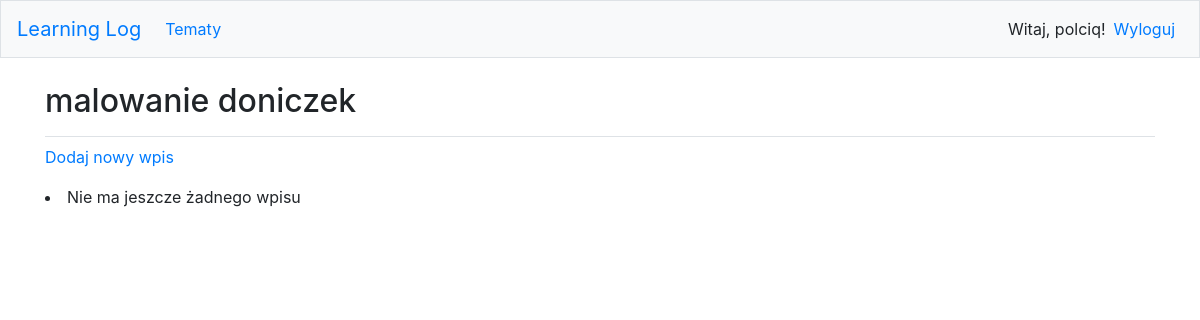
Page /topics/5/ (signed in) on the earlier database version.
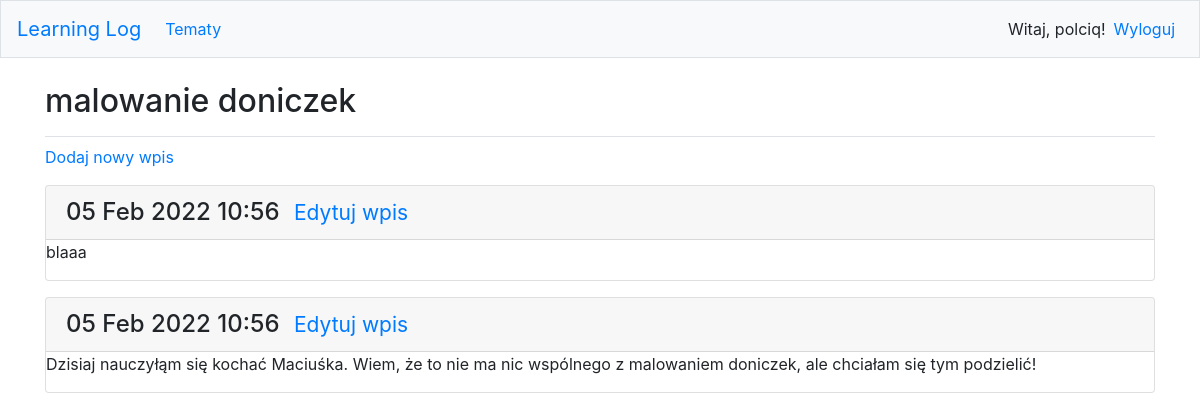
Same page on the later database version.
### learning_logs/models.py (models this page shows, shortened)
class Topic(models.Model):
    owner = models.ForeignKey(User, on_delete=models.CASCADE)
    text = models.CharField(max_length=200)
    date_added = models.DateTimeField(auto_now_add=True)
    def __str__(self):
        return self.text

class Entry(models.Model):
    topic = models.ForeignKey(Topic, on_delete=models.CASCADE)
    text = models.TextField()
    date_added = models.DateTimeField(auto_now_add=True)
    class Meta:
        verbose_name_plural = 'entries'

### learning_logs/views.py (the view)
# urls.py: path('topics/<int:topic_id>/', views.topic, name='topic'),
@login_required
def topic(request, topic_id):
    topic = Topic.objects.get(id=topic_id)
    _check_topic_owner(topic,request)
    entries = topic.entry_set.order_by('-date_added')
    context = {'topic': topic, 'entries': entries}
    return render(request, 'learning_logs/topic.html', context)

### learning_logs/views.py (called while the page is built)
def _check_topic_owner(top,req):
    if top.owner != req.user:
        raise Http404

### learning_logs/templates/learning_logs/topic.html
{% extends 'learning_logs/base.html' %}
{% block page_header %}
    <h2>{{topic}}</h2>
{% endblock page_header %}
{% block content %}
    <p>
        <a href="{% url 'learning_logs:new_entry' topic.id %}">
            Dodaj nowy wpis
        </a>
    </p>
    {% for entry in entries %}
        <div class="card mb-3">
            <h4 class="card-header">
            {{ entry.date_added|date:'d M Y H:i' }}
                <small><span class="ml-2">
                    <a href="{% url 'learning_logs:edit_entry' entry.id %}">
                    Edytuj wpis
                    </span></a>
                </small>
            </h4>
            <div class="card-boody">
                {{ entry.text|linebreaks }}
            </div>
        </div>
    {% empty %}
        <li>Nie ma jeszcze żadnego wpisu</li>
    {% endfor %}
{% endblock content %}

### learning_logs/templates/learning_logs/base.html (shortened to what this page needs)
{% load bootstrap4 %}
<!doctype html>
<html lang="pl">
  <head>
    {% bootstrap_css %}
  </head>
  <body>
    <nav class="navbar navbar-expand-md nabar-light bg-light mb-4 border">
        <a class="navbar-brand" href="{% url 'learning_logs:index' %}">
          Learning Log</a>
      <div class="collapse navbar-collapse" id="navbarCollapse">
        <u1 class="navbar-nav mr-auto">
          <li class="nav-item">
            <a class="nav-link" href="{% url 'learning_logs:topics' %}">
              Tematy</a>
          </li>
        </u1>
        <u1 class="navbar-nav ml-auto">
          {% if user.is_authenticated %}
            <li class="nav-item">
              <span class="navbar-text">Witaj, {{user.username}}!</span>
            </li>
            <li class="nav-item">
              <a class="nav-link" href="{% url 'users:logout' %}">Wyloguj</a>
            </li>
          {% endif %}
        </u1>
      </div>
    </nav>
    <main role="main" class="container">
      <div class="pb-2 mb-2 border-bottom">
        {% block page_header %}{% endblock page_header %}
      </div>
      <div>
        {% block content %}{% endblock content %}
      </div>
    </main>
  </body>
</html>

Differences in the rows shown:
added Entry: date_added "05 Feb 2022 10:56", text "blaaa"
added Entry: date_added "05 Feb 2022 10:56", text "Dzisiaj nauczyłąm się kochać Maciuśka. Wiem, że to nie ma nic wspólnego z malowaniem doniczek, ale chciałam się tym podzielić!"
Other differences:
text no longer shown: "Nie ma jeszcze żadnego wpisu"
